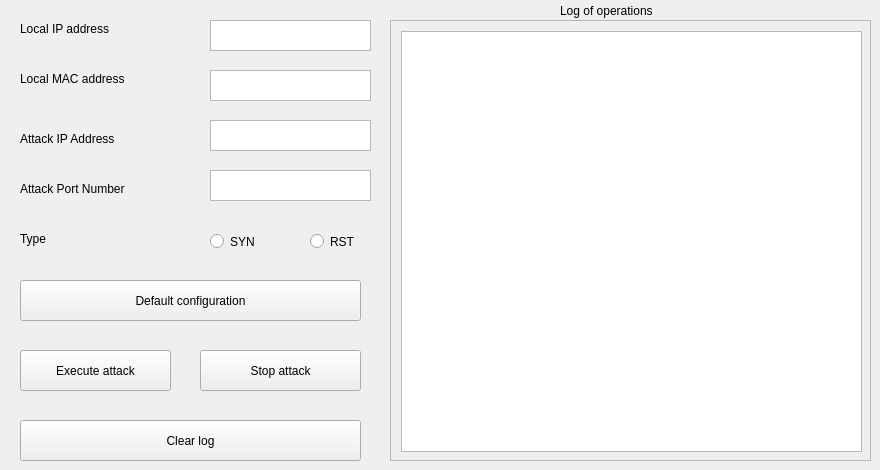
    <widget class="QWidget" name="tab_5">
     <attribute name="title">
      <string>页</string>
     </attribute>
     <widget class="QLabel" name="label_42">
      <property name="geometry">
       <rect>
        <x>20</x>
        <y>20</y>
        <width>111</width>
        <height>17</height>
       </rect>
      </property>
      <property name="text">
       <string>Local IP address</string>
      </property>
     </widget>
     <widget class="QTextBrowser" name="local_ip_2">
      <property name="geometry">
       <rect>
        <x>210</x>
        <y>20</y>
        <width>161</width>
        <height>31</height>
       </rect>
      </property>
     </widget>
     <widget class="QLabel" name="label_43">
      <property name="geometry">
       <rect>
        <x>20</x>
        <y>70</y>
        <width>131</width>
        <height>17</height>
       </rect>
      </property>
      <property name="text">
       <string>Local MAC address</string>
      </property>
     </widget>
     <widget class="QTextBrowser" name="local_mac_2">
      <property name="geometry">
       <rect>
        <x>210</x>
        <y>70</y>
        <width>161</width>
        <height>31</height>
       </rect>
      </property>
     </widget>
     <widget class="QPushButton" name="ddos_default_config">
      <property name="geometry">
       <rect>
        <x>20</x>
        <y>280</y>
        <width>341</width>
        <height>41</height>
       </rect>
      </property>
      <property name="text">
       <string>Default configuration</string>
      </property>
     </widget>
     <widget class="QPushButton" name="ddos_exe_attack">
      <property name="geometry">
       <rect>
        <x>20</x>
        <y>350</y>
        <width>151</width>
        <height>41</height>
       </rect>
      </property>
      <property name="text">
       <string>Execute attack</string>
      </property>
     </widget>
     <widget class="QPushButton" name="ddos_stop_attack">
      <property name="geometry">
       <rect>
        <x>200</x>
        <y>350</y>
        <width>161</width>
        <height>41</height>
       </rect>
      </property>
      <property name="text">
       <string>Stop attack</string>
      </property>
     </widget>
     <widget class="QLabel" name="label_33">
      <property name="geometry">
       <rect>
        <x>20</x>
        <y>130</y>
        <width>131</width>
        <height>17</height>
       </rect>
      </property>
      <property name="text">
       <string>Attack IP Address</string>
      </property>
     </widget>
     <widget class="QLabel" name="label_44">
      <property name="geometry">
       <rect>
        <x>20</x>
        <y>180</y>
        <width>141</width>
        <height>17</height>
       </rect>
      </property>
      <property name="text">
       <string>Attack Port Number</string>
      </property>
     </widget>
     <widget class="QTextEdit" name="ddos_attack_ip">
      <property name="geometry">
       <rect>
        <x>210</x>
        <y>120</y>
        <width>161</width>
        <height>31</height>
       </rect>
      </property>
     </widget>
     <widget class="QTextEdit" name="ddos_attack_port">
      <property name="geometry">
       <rect>
        <x>210</x>
        <y>170</y>
        <width>161</width>
        <height>31</height>
       </rect>
      </property>
     </widget>
     <widget class="QPushButton" name="ddos_clear_log">
      <property name="geometry">
       <rect>
        <x>20</x>
        <y>420</y>
        <width>341</width>
        <height>41</height>
       </rect>
      </property>
      <property name="text">
       <string>Clear log</string>
      </property>
     </widget>
     <widget class="QScrollArea" name="scrollArea_3">
      <property name="geometry">
       <rect>
        <x>390</x>
        <y>20</y>
        <width>481</width>
        <height>441</height>
       </rect>
      </property>
      <property name="widgetResizable">
       <bool>true</bool>
      </property>
      <widget class="QWidget" name="scrollAreaWidgetContents_3">
       <property name="geometry">
        <rect>
         <x>0</x>
         <y>0</y>
         <width>479</width>
         <height>439</height>
        </rect>
       </property>
       <widget class="QTextBrowser" name="ddos_log">
        <property name="geometry">
         <rect>
          <x>10</x>
          <y>10</y>
          <width>461</width>
          <height>421</height>
         </rect>
        </property>
       </widget>
      </widget>
     </widget>
     <widget class="QLabel" name="label_45">
      <property name="geometry">
       <rect>
        <x>560</x>
        <y>0</y>
        <width>141</width>
        <height>21</height>
       </rect>
      </property>
      <property name="text">
       <string>Log of operations</string>
      </property>
     </widget>
     <widget class="QRadioButton" name="ddos_syn">
      <property name="geometry">
       <rect>
        <x>210</x>
        <y>230</y>
        <width>61</width>
        <height>23</height>
       </rect>
      </property>
      <property name="text">
       <string>SYN</string>
      </property>
     </widget>
     <widget class="QRadioButton" name="ddos_rst">
      <property name="geometry">
       <rect>
        <x>310</x>
        <y>230</y>
        <width>61</width>
        <height>23</height>
       </rect>
      </property>
      <property name="text">
       <string>RST</string>
      </property>
     </widget>
     <widget class="QLabel" name="label_46">
      <property name="geometry">
       <rect>
        <x>20</x>
        <y>230</y>
        <width>67</width>
        <height>17</height>
       </rect>
      </property>
      <property name="text">
       <string>Type</string>
      </property>
     </widget>
    </widget>
